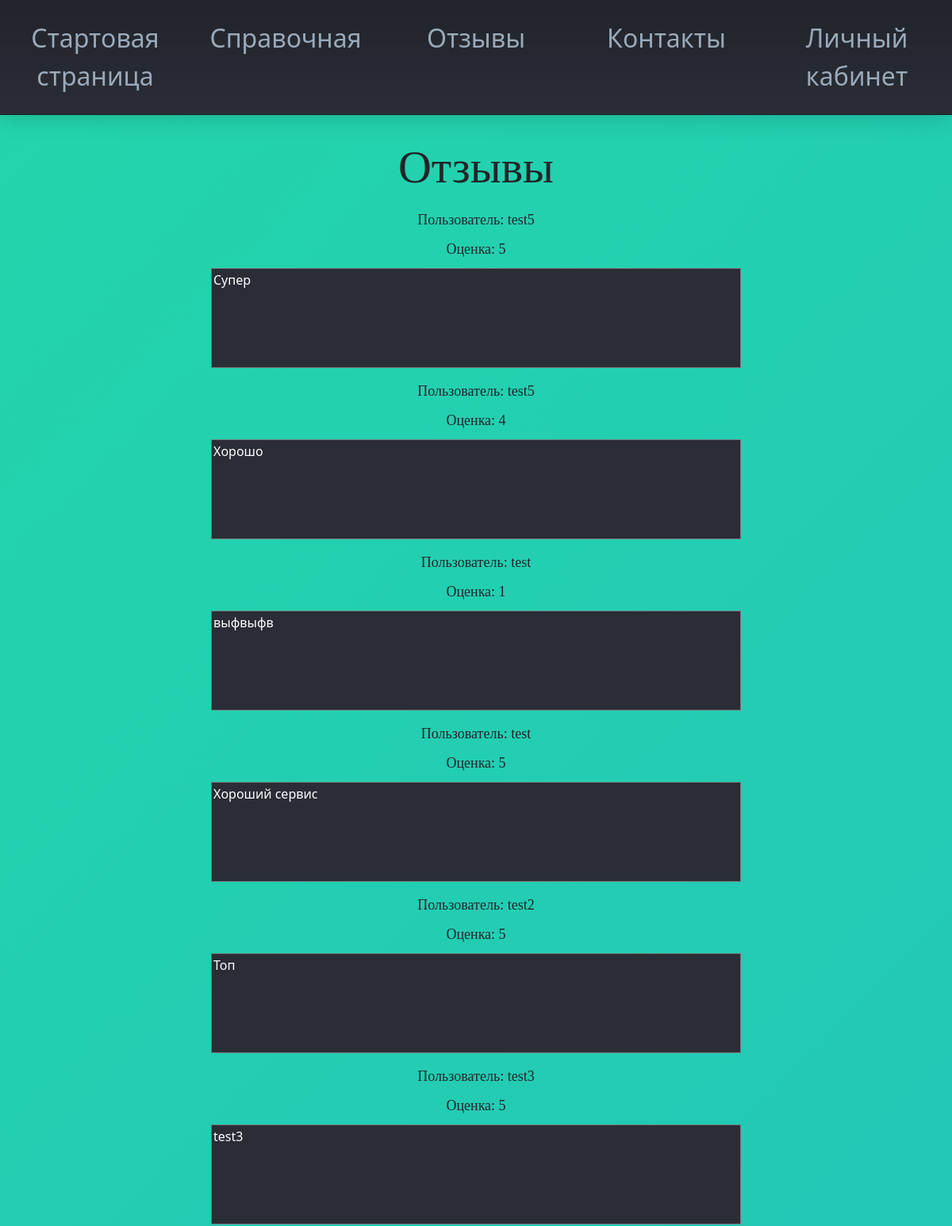
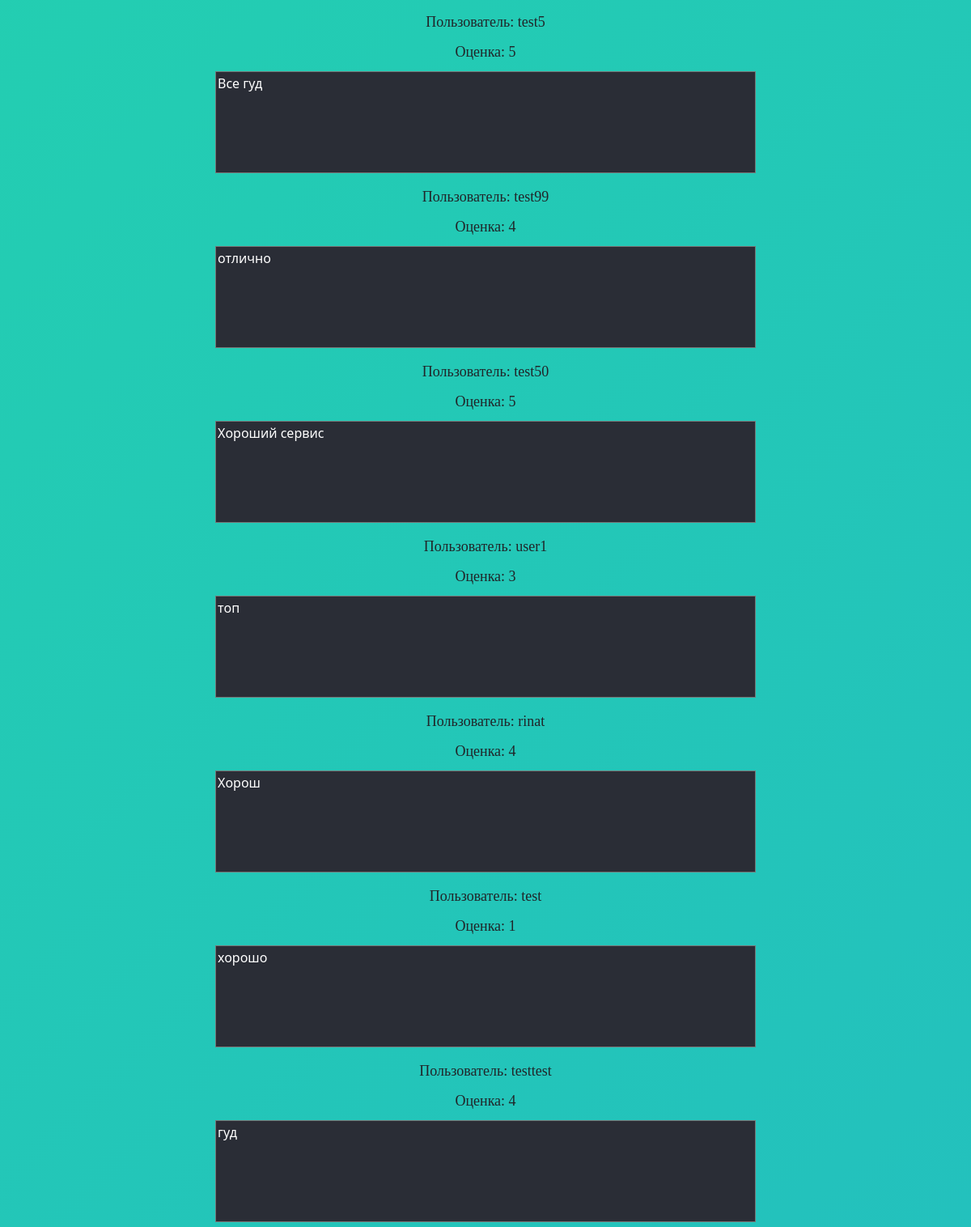
The app's page /spisokOtzivov.php with its own data (2 pictures, top to bottom).
### tables this page shows
CREATE TABLE `otzivi` (
  `id` int(11) UNSIGNED NOT NULL,
  `login` varchar(100) NOT NULL,
  `otziv` varchar(500) NOT NULL,
  `balli` varchar(10) NOT NULL
);

### spisokOtzivov.php (the view, shortened to what this page needs)
<!DOCTYPE html>
<html lang ="en">
<head>
  <link rel="stylesheet" href="https://cdn.jsdelivr.net/npm/bootstrap@5.0.0-beta1/dist/css/bootstrap.min.css">
  <link rel="stylesheet" href="/css/style.css">
  <link rel="stylesheet" href="/css/menuStyle.css">
  </head>
<body>
  <div class="container mt-4">
    <header id="header">
	<nav class="links" style="--items: 5;">
    <a href="index.php">Стартовая страница</a>
    <a href="information.php">Справочная</a>
    <a href="otziv.php">Отзывы</a>
    <a href="about.php">Контакты</a>
    <a href="account.php">Личный кабинет</a>
	</nav>
</header>
<div id="otzivtext" align="center">
<p>Отзывы</p>
</div>
</div>
</body>
</html>
<?php
$link=mysqli_connect('localhost', 'root', 'root', 'otzivi-bd') or die ("<script>swal(\"Ошибка!\", \"Не удается установить соединение с базой данных\", \"error\");</script>");
$sql = mysqli_query($link, 'SELECT `login`, `otziv`, `balli` FROM `otzivi`');
while ($result = mysqli_fetch_array($sql)) {
  ?><div class="head_info" align="center"><p id="otzivName"><?php echo "Пользователь: {$result['login']}";?></p> <p id="otzivName"><?php echo "Оценка: {$result['balli']}";?></p><textarea id="VivodOtziv" cols="70" rows="5" readonly><?php echo "{$result['otziv']}"; ?></textarea></div><?php
  }
?>

### css/style.css (style rules this page uses)
#otzivName { margin-top: 10px; font-family: cursive; font-size: 18px; }
.head_info { display:block; position: relative; z-index: -10; }
#VivodOtziv { color: #ffffff; background: #2a2d36; margin-top: 10px; position: relative; resize: none; }
textarea { resize: none; }
#otzivtext { margin-top: 15%; display:block; font-size: 58px; font-family: cursive; }
body { background: linear-gradient(-45deg, #ee7752, #e73c7e, #23a6d5, #23d5ab); background-size: 700% 700%; animation: gradient 15s ease infinite; }

### css/menuStyle.css (style rules this page uses)
html, body, h1, h2, h3, h4, h5, h6, p, li, ol, ul, pre { margin: 0; padding: 0; }
html, body { min-height: 100%; }
.links { background-color: #2a2d36; background-image: linear-gradient(to bottom, #0003, transparent); border-bottom: 1px solid #0003; box-shadow: 0 0 32px #0003; font-size: 2em; font-weight: 300; }
.links > a { color: #9ab; padding: .75em; text-align: center; text-decoration: none; transition: all .5s; }
#header { position: fixed; top: 0; left: 0; right: 0; }
.links { display: grid; grid-template-columns: repeat(var(--items), 1fr); position: relative; }

### records on screen
otzivi: login "test5", balli "5", otziv "Супер"
otzivi: login "test5", balli "4", otziv "Хорошо"
otzivi: login "test", balli "1", otziv "выфвыфв"
otzivi: login "test", balli "5", otziv "Хороший сервис"
otzivi: login "test2", balli "5", otziv "Топ"
otzivi: login "test3", balli "5", otziv "test3"
otzivi: login "test5", balli "5", otziv "Все гуд"
otzivi: login "test99", balli "4", otziv "отлично"
otzivi: login "test50", balli "5", otziv "Хороший сервис"
otzivi: login "user1", balli "3", otziv "топ"
otzivi: login "rinat", balli "4", otziv "Хорош"
otzivi: login "test", balli "1", otziv "хорошо"
otzivi: login "testtest", balli "4", otziv "гуд"
